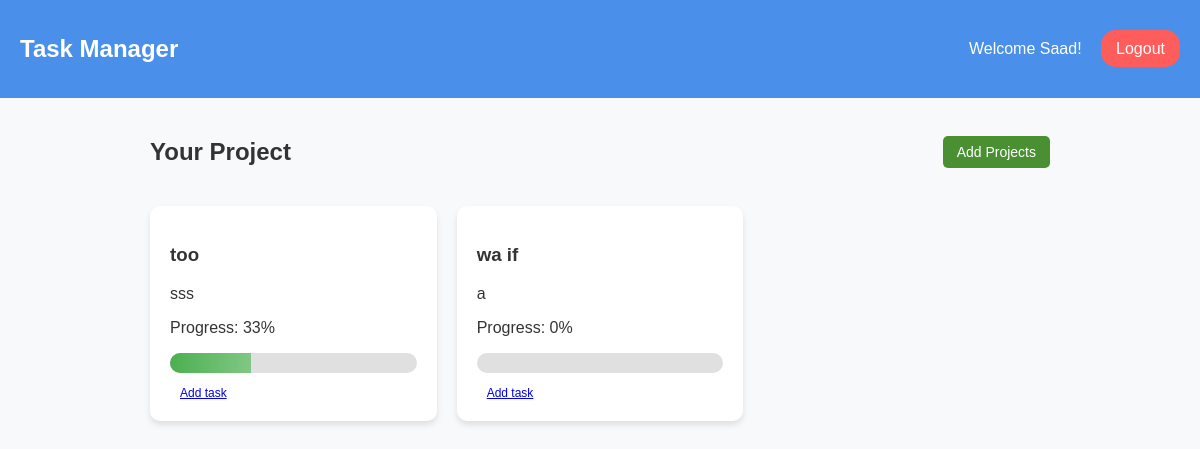
Page /dashboard (signed in) on the committed database.
### app.py (models this page shows)
class User(db.Model, UserMixin):
    id = db.Column(db.Integer, primary_key=True)
    email = db.Column(db.String(150), unique=True, nullable=False)
    username = db.Column(db.String(150), unique=True, nullable=False)
    password = db.Column(db.String(150), nullable=False)
    role = db.Column(db.String(50), nullable=False, default="user")
    projects = db.relationship('Project', backref='owner', lazy=True)
    first_name = db.Column(db.String(150), nullable=True)
    last_name = db.Column(db.String(150), nullable=True)
    phone = db.Column(db.String(20), nullable=True)

class Project(db.Model):
    id = db.Column(db.Integer, primary_key=True)
    name = db.Column(db.String(150), nullable=False)
    description = db.Column(db.Text, nullable=True)
    user_id = db.Column(db.Integer, db.ForeignKey('user.id'), nullable=False)
    tasks = db.relationship('Task', backref='project', lazy=True)
    deadline = db.Column(db.Date, nullable=False)
    @property
    def progress(self):
            if not self.tasks:
                return 0
            completed_tasks = sum(1 for task in self.tasks if task.status == 'completed')
            return int((completed_tasks / len(self.tasks)) * 100)

class Task(db.Model):
    id = db.Column(db.Integer, primary_key=True)
    title = db.Column(db.String(150), nullable=False)
    due_date = db.Column(db.Date, nullable=True)
    priority = db.Column(db.String(20), nullable=False, default='Medium')
    description = db.Column(db.Text, nullable=True)
    status = db.Column(db.String(50), nullable=False, default='pending')
    project_id = db.Column(db.Integer, db.ForeignKey('project.id'), nullable=False)
    created_at = db.Column(db.DateTime, nullable=False, default=datetime.utcnow)

### app.py (the view)
@app.route('/dashboard')
@login_required
def dashboard():
    if is_admin():
        projects = Project.query.all()
        users = User.query.all()
        tasks = Task.query.all()
        total_users = len(users)
        total_projects = len(projects)
        total_tasks = len(tasks)
        complete_tasks = sum(1 for task in tasks if task.status == 'completed')
        pending_tasks = total_tasks - complete_tasks
        completion_rate = int((complete_tasks / total_tasks) * 100) if total_tasks > 0 else 0
        return render_template("admin_dashboard.html", projects=projects, users=users, tasks=tasks,
                               total_users=total_users, total_projects=total_projects,
                               total_tasks=total_tasks, complete_tasks=complete_tasks,
                               pending_tasks=pending_tasks, completion_rate=completion_rate)
    else:
        projects = Project.query.filter_by(user_id=current_user.id).all()
        return render_template('dashboard.html', name=current_user.username, projects=projects)

### app.py (called while the page is built)
@login_manager.user_loader
def load_user(user_id):
    return User.query.get(int(user_id))

def is_admin():
    return current_user.is_authenticated and current_user.role == "admin"

### templates/dashboard.html (shortened to what this page needs)
<!DOCTYPE html>
<html lang="en">
<head>
    <link rel="stylesheet" href="{{ url_for('static', filename='dashboard.css') }}">
</head>
<body>
    <nav>
        <h1>Task Manager</h1>
        <div>
            <span>Welcome {{ current_user.username }}!</span>
        <a href="{{ url_for('logout') }}"class="logout-btn">Logout</a>
         </div>
        </nav>
    <main>
        <header>
            <h2>Your Project</h2>
            <a href="{{ url_for('add_project') }}" class="btn">Add Projects</a>
        </header>
        {% if projects %}
        <section class="projects">
            {% for project in projects %}
            <article class="project-card">
            <h3>{{ project.name }}</h3>
            <p>{{ project.description or "No description" }}</p>
            <p>Progress: {{ project.progress }}%</p>
            <div class="progress-bar">
                <div class="progress" data-progress="{{ project.progress }}">
                </div>
            </div>
            <a href="{{ url_for('tasks', project_id=project.id) }}" class="btn2">Add task</a>
            </article>
            {% endfor %}
        </section>
        {% else %}
        <p class="empty-message">You don't have any projects yet. Start by adding one!</p>
        {% endif %}
    </main>
</body>
</html>

### static/dashboard.css (style rules this page uses)
body { font-family: Arial, Helvetica, sans-serif; background-color: #f8f9fa; margin: 0; padding: 0; color: #333; }
nav { background-color: #4a90ea; color: #fff; padding: 15px 20px; display: flex; justify-content: space-between; align-items: center; }
span { margin-right: 15px; }
.logout-btn { background-color: #ff5c5c; color: #fff; border-radius: 15px; padding: 10px 15px; text-decoration: none; }
main { max-width: 900px; margin: 20px auto; padding: 0 15px; }
header { display: flex; justify-content:space-between; align-items: center; margin-bottom: 20px; }
.projects { display: grid; grid-template-columns: repeat(auto-fill, minmax(260px, 1fr)); gap: 20px; }
.project-card { background-color: #fff; border-radius: 10px; box-shadow: 0 4px 6px rgba(0,0,0,0.1); padding: 20px; transition: transform 0.2s ease-in-out; }
.progress-bar { width: 100%; background-color: #e0e0e0; border-radius: 10px; overflow: hidden; height: 20px; margin: 10px 0; }
.progress { background: linear-gradient(90deg, #4caf50, #81c784); height: 100%; transition: width 1s ease-in-out; width: 0; }
.btn { display: inline-block; padding: 8px 14px; background: #4a9032; color: #fff; text-decoration: none; border-radius: 5px; font-size: 14px; }
.btn2 { padding: 5px 10px; font-size: 12px; }

### rows in the picture
User: username "Saad"
Project: name "too", description "sss", progress "33"
Project: name "wa if", description "a", progress "0"
